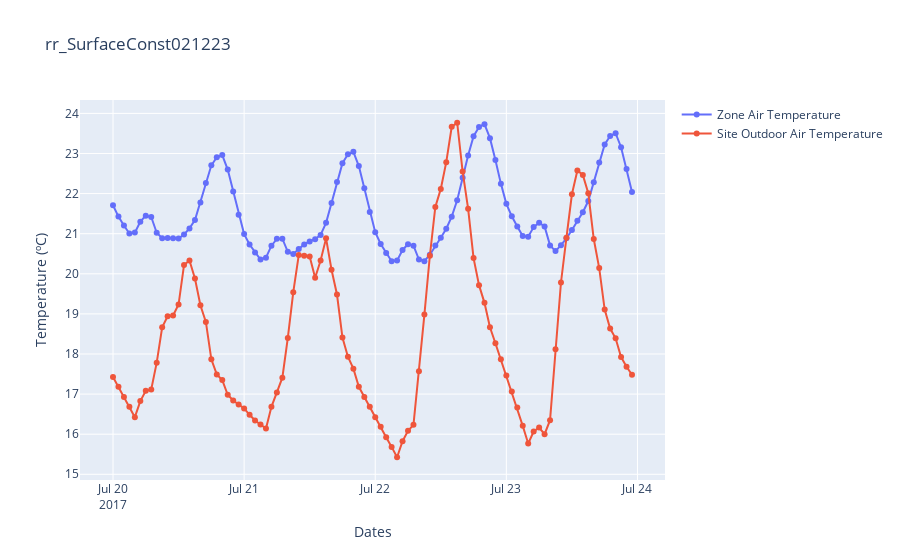

Notebook code for this chart:
### Code cell
fig = go.Figure()
fig.add_trace(go.Scatter(
    x=zone_air_exp01.datetimes,
    y=zone_air_exp01.values, 
    mode='lines+markers',
    name="Zone Air Temperature"
))
fig.add_trace(go.Scatter(
    x=amb_air_exp01.datetimes,
    y=amb_air_exp01.values, 
    mode='lines+markers',
    name="Site Outdoor Air Temperature"
))

fig.update_layout(title='rr_SurfaceConst021223',
                   xaxis_title='Dates',
                   yaxis_title='Temperature (ºC)')
